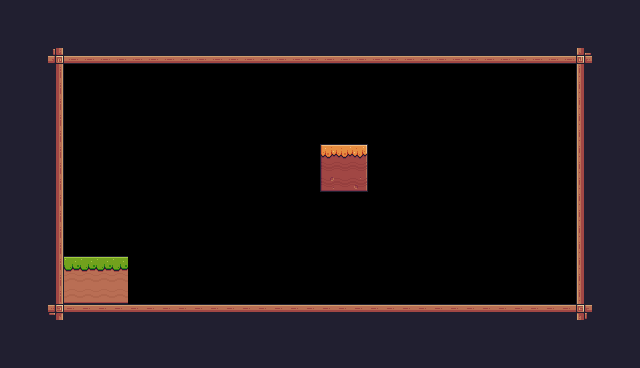

This game map was drawn from its Tiled (.tmx) file and the tilesets committed beside it. A one-line description and the full map source follow:
An orthogonal 40x23 tile map with 16x16 px tiles, 1 tile layer (Tile Layer 1) and 1 object (Player).

<map version="1.10" tiledversion="1.10.1" orientation="orthogonal" renderorder="right-down" width="40" height="23" tilewidth="16" tileheight="16" infinite="0" nextlayerid="3" nextobjectid="5">
 <tileset firstgid="1" source="Pixel Adventure.tsx" />
 <layer id="1" name="Tile Layer 1" width="40" height="23">
  <data encoding="csv">
24,24,24,24,24,24,24,24,24,24,24,24,24,24,24,24,24,24,24,24,24,24,24,24,24,24,24,24,24,24,24,24,24,24,24,24,24,24,24,24,
24,24,24,24,24,24,24,24,24,24,24,24,24,24,24,24,24,24,24,24,24,24,24,24,24,24,24,24,24,24,112,112,112,112,112,112,112,24,24,24,
24,24,24,24,24,24,24,24,24,24,24,24,24,24,24,24,24,24,24,24,24,24,24,24,24,24,24,24,24,112,112,112,112,112,112,112,24,24,24,24,
24,24,112,135,134,134,134,134,134,134,134,134,134,134,134,134,134,134,134,134,134,134,134,134,134,134,134,134,134,134,134,134,134,134,134,134,133,24,24,24,
24,24,24,113,0,0,0,0,0,0,0,0,0,0,0,0,0,0,0,0,0,0,0,0,0,0,0,0,0,0,0,0,0,0,0,0,111,24,24,24,
24,24,24,113,0,0,0,0,0,0,0,0,0,0,0,0,0,0,0,0,0,0,0,0,0,0,0,0,0,0,0,0,0,0,0,0,111,24,24,24,
24,24,24,113,0,0,0,0,0,0,0,0,0,0,0,0,0,0,0,0,0,0,0,0,0,0,0,0,0,0,0,0,0,0,0,0,111,24,24,24,
24,24,24,113,0,0,0,0,0,0,0,0,0,0,0,0,0,0,0,0,0,0,0,0,0,0,0,0,0,0,0,0,0,0,0,0,111,24,24,24,
24,24,24,113,0,0,0,0,0,0,0,0,0,0,0,0,0,0,0,0,0,0,0,0,0,0,0,0,0,0,0,0,0,0,0,0,111,24,24,24,
24,24,24,113,0,0,0,0,0,0,0,0,0,0,0,0,0,0,0,0,95,96,97,0,0,0,0,0,0,0,0,0,0,0,0,0,111,24,24,24,
24,24,24,113,0,0,0,0,0,0,0,0,0,0,0,0,0,0,0,0,117,118,119,0,0,0,0,0,0,0,0,0,0,0,0,0,111,24,24,24,
24,24,24,113,0,0,0,0,0,0,0,0,0,0,0,0,0,0,0,0,139,140,141,0,0,0,0,0,0,0,0,0,0,0,0,0,111,24,24,24,
24,24,24,113,0,0,0,0,0,0,0,0,0,0,0,0,0,0,0,0,0,0,0,0,0,0,0,0,0,0,0,0,0,0,0,0,111,24,24,24,
24,24,24,113,0,0,0,0,0,0,0,0,0,0,0,0,0,0,0,0,0,0,0,0,0,0,0,0,0,0,0,0,0,0,0,0,111,24,24,24,
24,24,24,113,0,0,0,0,0,0,0,0,0,0,0,0,0,0,0,0,0,0,0,0,0,0,0,0,0,0,0,0,0,0,0,0,111,24,24,24,
24,24,24,113,0,0,0,0,0,0,0,0,0,0,0,0,0,0,0,0,0,0,0,0,0,0,0,0,0,0,0,0,0,0,0,0,111,24,24,24,
24,24,24,113,8,8,8,8,0,0,0,0,0,0,0,0,0,0,0,0,0,0,0,0,0,0,0,0,0,0,0,0,0,0,0,0,111,24,24,24,
24,24,24,113,30,30,30,30,0,0,0,0,0,0,0,0,0,0,0,0,0,0,0,0,0,0,0,0,0,0,0,0,0,0,0,0,111,24,24,24,
24,24,24,113,52,52,52,52,0,0,0,0,0,0,0,0,0,0,0,0,0,0,0,0,0,0,0,0,0,0,0,0,0,0,0,0,111,24,24,24,
24,24,24,91,90,90,90,90,90,90,90,90,90,90,90,90,90,90,90,90,90,90,90,90,90,90,90,90,90,90,90,90,90,90,90,90,89,112,24,24,
24,24,24,112,24,24,24,112,112,24,24,24,24,24,24,24,24,24,24,24,24,24,24,24,24,24,24,24,24,24,24,24,24,24,24,24,24,24,24,24,
24,24,24,24,24,24,24,24,24,24,24,24,24,24,24,24,24,24,24,24,24,24,24,24,24,24,24,24,24,24,24,24,24,24,24,24,24,24,24,24,
24,24,24,24,24,24,24,24,24,24,24,24,24,24,24,24,24,24,24,24,24,24,24,24,24,24,24,24,24,24,24,24,24,24,24,24,24,24,24,24
</data>
 </layer>
 <objectgroup id="2" name="Spawnpoints">
  <object id="4" name="Player" type="Player" x="320" y="112" width="32" height="32" />
 </objectgroup>
</map>
